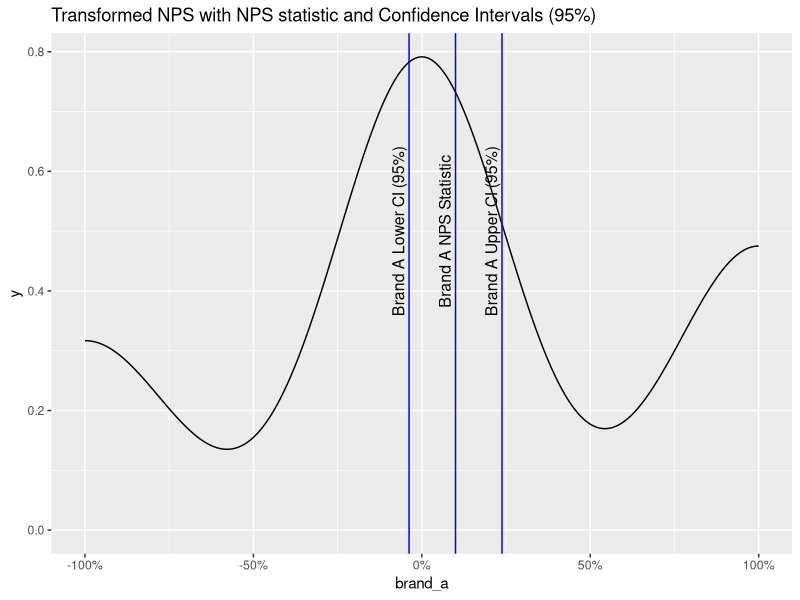

Reproduce this figure in R. (Note: this script raises an error after producing the figure.)
## ---- chunk 1
knitr::opts_chunk$set(echo = TRUE)
## ---- chunk 2
n <- 100
n_promoters_brand_a <- 30
n_detractors_brand_a <- 20
n_passives_brand_a <- n - n_promoters_brand_a - n_detractors_brand_a

promoter_sample_brand_a <- rep(1, times = n_promoters_brand_a)
passive_sample_brand_a <- rep(0, times = n_passives_brand_a)
detractor_sample_brand_a <- rep(-1, times = n_detractors_brand_a)
brand_a <- c(promoter_sample_brand_a, passive_sample_brand_a, detractor_sample_brand_a)
## ---- chunk 3
paste0(round(mean(brand_a),2)*100,"%")
## ---- chunk 4
paste0(round(var(brand_a),2)*100,"%")
## ---- chunk 5
library(ggplot2)
library(scales)
ci_mean <- data.frame(vals = c(mean(brand_a) - 1.96*(sd(brand_a)/sqrt(length(brand_a))), mean(brand_a), mean(brand_a) + 1.96*(sd(brand_a)/sqrt(length(brand_a)))), labels = c('Brand A Lower CI (95%)', 'Brand A NPS Statistic', 'Brand A Upper CI (95%)'))

d <- ggplot() + aes(brand_a) + 
  geom_density() + geom_vline(data = ci_mean, aes(xintercept= vals), color="blue", size=0.5) + geom_text(data = ci_mean, aes(x=vals, y = 0.5, label = labels), size = 4, angle = 90, vjust = -0.4, ) + ggtitle(label = "Transformed NPS with NPS statistic and Confidence Intervals (95%)") + scale_x_continuous(labels = percent)
d
## ---- chunk 6
n <- 100
n_promoters_brand_b <- 20
n_detractors_brand_b <- 25
n_passives_brand_b <- n - n_promoters_brand_b - n_detractors_brand_b


promoter_sample_brand_b <- rep(1, times = n_promoters_brand_b)
passive_sample_brand_b <- rep(0, times = n_passives_brand_b)
detractor_sample_brand_b <- rep(-1, times = n_detractors_brand_b)
brand_b <- c(promoter_sample_brand_b, passive_sample_brand_b, detractor_sample_brand_b)
npss_brand_b <- mean(brand_b)

df <- as.data.table(cbind(brand_a, brand_b))
melted <- melt(df)

ci_mean_a <- data.frame(vals = c(mean(brand_a) - 1.96*(sd(brand_a)/sqrt(length(brand_a))), mean(brand_a), mean(brand_a) + 1.96*(sd(brand_a)/sqrt(length(brand_a)))), labels = c('Brand A Lower CI (95%)', 'Brand A NPS Statistic', 'Brand A Upper CI (95%)'))

ci_mean_b <- data.frame(vals = c(mean(brand_b) - 1.96*(sd(brand_a)/sqrt(length(brand_b))), mean(brand_b), mean(brand_b) + 1.96*(sd(brand_b)/sqrt(length(brand_b)))), labels = c('Brand B Lower CI (95%)', 'Brand B NPS Statistic', 'Brand B Upper CI (95%)'))

d <- ggplot(data = melted) + aes(x = value, fill = variable, alpha = 0.5) + 
  geom_density() + geom_vline(data = ci_mean_a, aes(xintercept= vals), color="blue", size=0.5) + geom_text(data = ci_mean_a, aes(xintercept= vals, label = labels))
##+ geom_text(data = ci_mean_a, aes(x=vals, y = 0.5, label = labels), size = 4, angle = 90, vjust = -0.4) + geom_vline(data = ci_mean_b, aes(xintercept= vals), color="red", size=0.5) + geom_text(data = ci_mean_b, aes(x=vals, y = 0.5, label = labels), size = 4, angle = 90, vjust = -0.4, )  + ggtitle(label = "NPS statistic and Confidence Intervals (95%) for Brands A and B") + scale_x_continuous(labels = percent)
d
